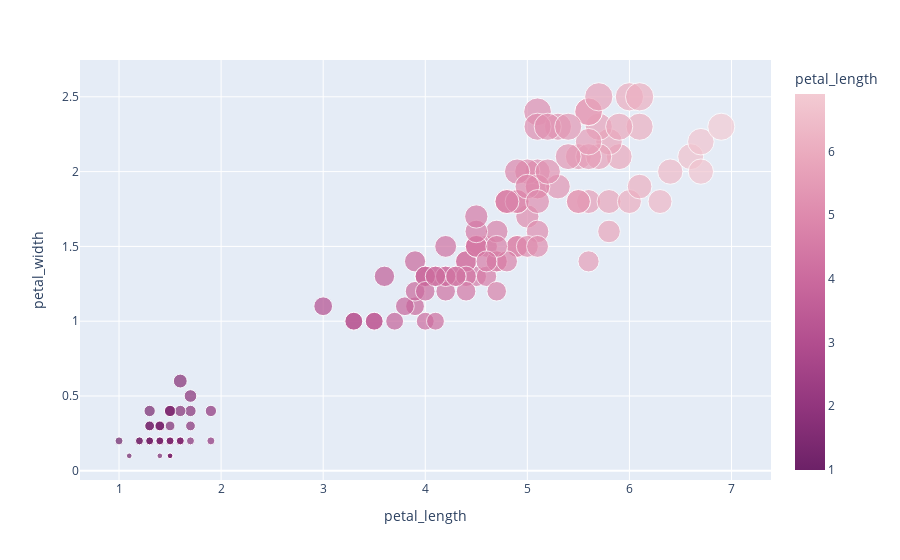

Notebook cell for this chart:
### Markdown cell above
#### **Reversing Color Scales**
You can reverse a built-in color scale by appending _r to its name, for color scales given either as a string or a plotly object.

### Code cell
colorScaleNames = px.colors.named_colorscales()
print(list(colorScaleNames))
fig = px.scatter(df,x='petal_length',y='petal_width', size='petal_width',
                 color='petal_length',
                 color_continuous_scale='magenta_r') #_r
fig.show()

### Figure 1 — Plotly figure (JSON) as saved in the notebook; plotly's stock layout.template omitted (floating-point values rounded to 4 significant figures; data arrays with more than 128 entries replaced by an {"elided": "..."} marker saying what was removed)
{"data": [{"hovertemplate": "petal_length=%{marker.color}<br>petal_width=%{marker.size}<extra></extra>", "legendgroup": "", "marker": {"color": {"elided": "150 float values"}, "coloraxis": "coloraxis", "size": {"elided": "150 float values"}, "sizemode": "area", "sizeref": 0.00625, "symbol": "circle"}, "mode": "markers", "name": "", "orientation": "v", "showlegend": false, "type": "scatter", "x": {"elided": "150 float values"}, "xaxis": "x", "y": {"elided": "150 float values"}, "yaxis": "y"}], "layout": {"coloraxis": {"colorbar": {"title": {"text": "petal_length"}}, "colorscale": [[0, "rgb(108, 33, 103)"], [0.1667, "rgb(145, 53, 125)"], [0.3333, "rgb(177, 77, 142)"], [0.5, "rgb(202, 105, 157)"], [0.6667, "rgb(221, 136, 172)"], [0.8333, "rgb(234, 169, 189)"], [1, "rgb(243, 203, 211)"]]}, "legend": {"itemsizing": "constant", "tracegroupgap": 0}, "margin": {"t": 60}, "xaxis": {"anchor": "y", "domain": [0, 1], "title": {"text": "petal_length"}}, "yaxis": {"anchor": "x", "domain": [0, 1], "title": {"text": "petal_width"}}}}
